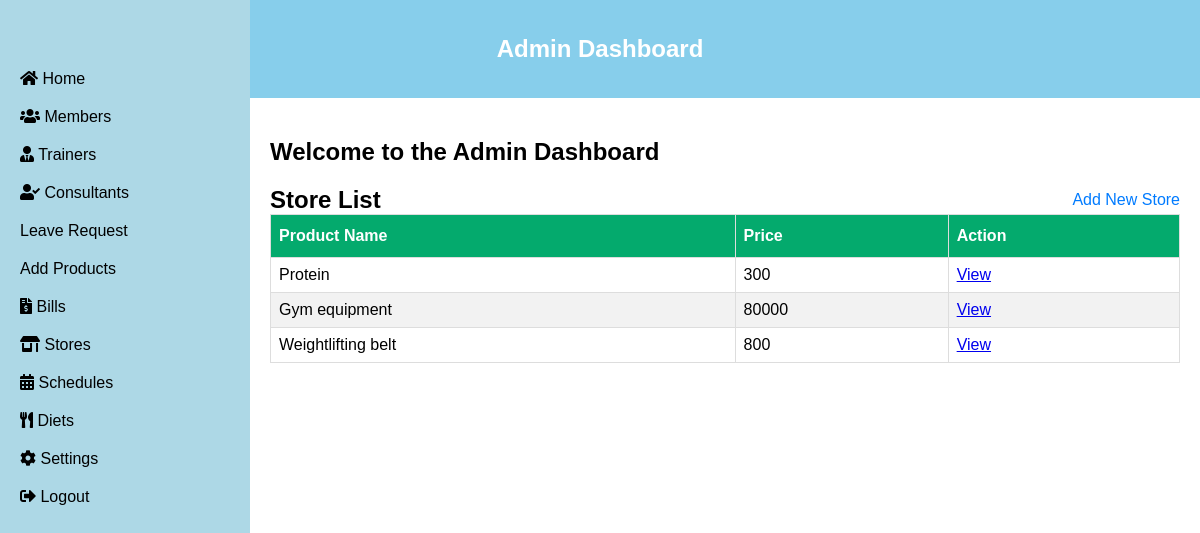
The page /store_list/ on the database as committed earlier.
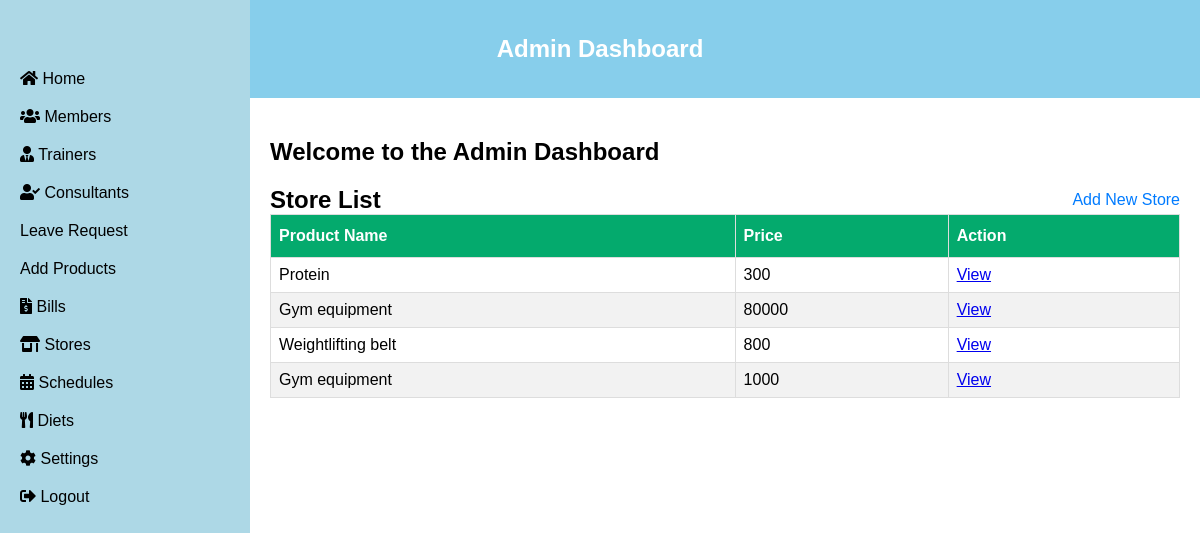
The same page on the database as committed later.
### gym/models.py (models this page shows, shortened)
class Store(models.Model):
    Product_name = models.CharField(max_length = 50)
    Product_pic = models.ImageField()
    Price = models.CharField(max_length = 20)
    Product_description = models.CharField(max_length = 500)

### gym/views.py (the view)
# urls.py: path('store_list/', views.store_list, name='store_list'),
def store_list(request):
    stores = Store.objects.all()
    return render(request, 'store_list.html', {'stores': stores})

### gym/templates/store_list.html (shortened to what this page needs)
{% extends 'gym/admin_dashboard.html' %}
{% block content %}
    <div style="display: flex; justify-content: space-between; align-items: center;">
        <h2 style="margin: 0;">Store List</h2>
        <a href="{% url 'store_add' %}" style="text-decoration: none; color: #007bff;">Add New Store</a>
    </div>
    <table id="customers">
        <thead>
            <tr>
                <th>Product Name</th>
                <th>Price</th>
                <th>Action</th>
            </tr>
        </thead>
        <tbody>
            {% for store in stores %}
                <tr>
                    <td>{{ store.Product_name }}</td>
                    <td>{{ store.Price }}</td>
                    <td><a href="{% url 'store_detail' store.pk %}">View</a></td>
                </tr>
            {% endfor %}
        </tbody>
    </table>
{% endblock %}

Rows that differ between the two databases and show on the page:
added Store: Product_name "Gym equipment", Price "1000"
